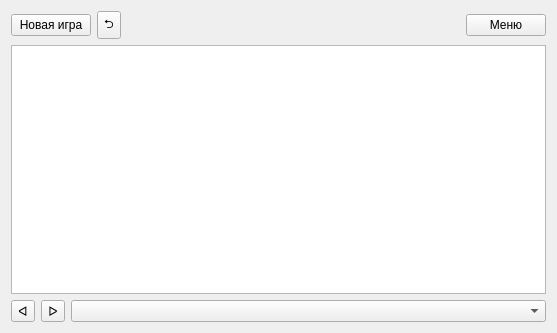
<?xml version="1.0" encoding="UTF-8"?>
<ui version="4.0">
 <class>ScreenGame</class>
 <widget class="QWidget" name="ScreenGame">
  <property name="geometry">
   <rect>
    <x>0</x>
    <y>0</y>
    <width>557</width>
    <height>333</height>
   </rect>
  </property>
  <property name="windowTitle">
   <string>Form</string>
  </property>
  <layout class="QGridLayout" name="gridLayout">
   <item row="0" column="0">
    <layout class="QVBoxLayout" name="verticalLayout">
     <item>
      <layout class="QHBoxLayout" name="game_header">
       <item>
        <widget class="QPushButton" name="buttonNewGame">
         <property name="focusPolicy">
          <enum>Qt::NoFocus</enum>
         </property>
         <property name="text">
          <string>Новая игра</string>
         </property>
        </widget>
       </item>
       <item>
        <widget class="QToolButton" name="buttonCancelStep">
         <property name="focusPolicy">
          <enum>Qt::NoFocus</enum>
         </property>
         <property name="text">
          <string>⮌</string>
         </property>
        </widget>
       </item>
       <item>
        <spacer name="horizontalSpacer_5">
         <property name="orientation">
          <enum>Qt::Horizontal</enum>
         </property>
         <property name="sizeHint" stdset="0">
          <size>
           <width>40</width>
           <height>20</height>
          </size>
         </property>
        </spacer>
       </item>
       <item>
        <widget class="QPushButton" name="buttonBackGame">
         <property name="focusPolicy">
          <enum>Qt::NoFocus</enum>
         </property>
         <property name="text">
          <string>Меню</string>
         </property>
        </widget>
       </item>
      </layout>
     </item>
     <item>
      <widget class="QGraphicsView" name="graphicsView">
       <property name="focusPolicy">
        <enum>Qt::NoFocus</enum>
       </property>
      </widget>
     </item>
     <item>
      <layout class="QHBoxLayout" name="game_footer">
       <item>
        <widget class="QToolButton" name="buttonPrevStep">
         <property name="focusPolicy">
          <enum>Qt::NoFocus</enum>
         </property>
         <property name="text">
          <string>ᐊ</string>
         </property>
        </widget>
       </item>
       <item>
        <widget class="QToolButton" name="buttonNextStep">
         <property name="focusPolicy">
          <enum>Qt::NoFocus</enum>
         </property>
         <property name="text">
          <string>ᐅ</string>
         </property>
        </widget>
       </item>
       <item>
        <widget class="QComboBox" name="comboBoxSteps">
         <property name="focusPolicy">
          <enum>Qt::NoFocus</enum>
         </property>
        </widget>
       </item>
      </layout>
     </item>
    </layout>
   </item>
  </layout>
 </widget>
 <resources/>
 <connections/>
</ui>
